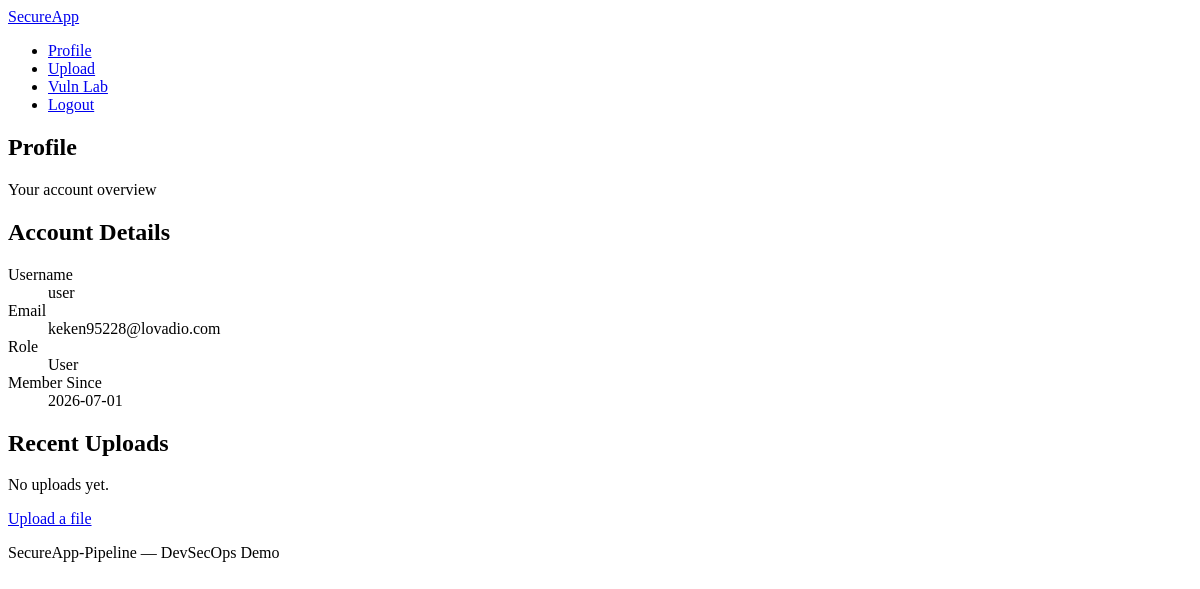
/profile (signed in), run on an earlier commit of the app's database.
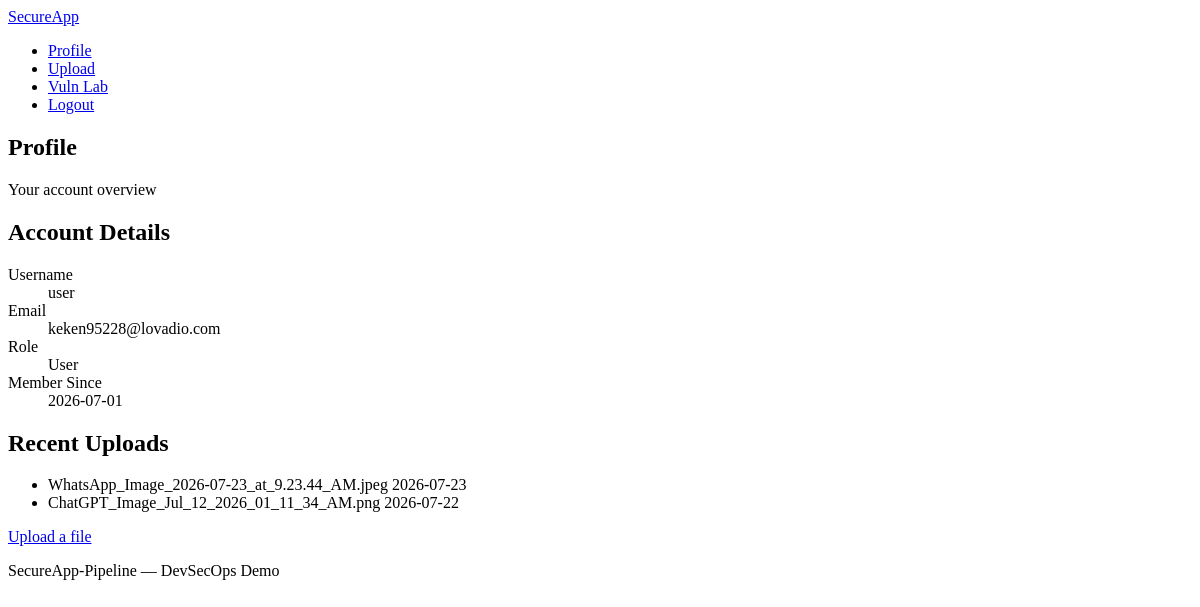
And on a later commit of the database.
### tables this page shows
CREATE TABLE uploads (
            id INTEGER PRIMARY KEY AUTOINCREMENT,
            user_id INTEGER NOT NULL,
            filename TEXT NOT NULL,
            stored_name TEXT NOT NULL,
            uploaded_at TEXT NOT NULL,
            FOREIGN KEY (user_id) REFERENCES users (id)
        );

### app.py (the view)
@app.route("/profile")
@login_required
def profile():
    uploads = get_db().execute(
        """
        SELECT filename, uploaded_at
        FROM uploads
        WHERE user_id = ?
        ORDER BY uploaded_at DESC
        LIMIT 10
        """,
        (g.user["id"],),
    ).fetchall()
    return render_template("profile.html", user=g.user, uploads=uploads)

### app.py (called while the page is built)
def get_db():
    if "db" not in g:
        g.db = sqlite3.connect(DATABASE)
        g.db.row_factory = sqlite3.Row
    return g.db

def login_required(view):
    @wraps(view)
    def wrapped_view(**kwargs):
        if "user_id" not in session:
            flash("Please log in to continue.", "warning")
            return redirect(url_for("login"))
        return view(**kwargs)
    return wrapped_view

def current_user():
    if "user_id" not in session:
        return None
    return get_db().execute(
        "SELECT id, username, email, is_admin, created_at FROM users WHERE id = ?",
        (session["user_id"],),
    ).fetchone()

@app.before_request
def start_timer():
    request.start_time = time.time()

@app.after_request
def after_request(response):
    REQUEST_COUNT.labels(
        request.method,
        request.path
    ).inc()
    if hasattr(request, "start_time"):
        REQUEST_LATENCY.observe(
            time.time() - request.start_time
        )
    return response

@app.before_request
def load_logged_in_user():
    g.user = current_user()

### templates/profile.html (shortened to what this page needs)
{% extends "base.html" %}
{% block content %}
<section class="page-header">
    <h1>Profile</h1>
    <p class="subtitle">Your account overview</p>
</section>
<div class="card-grid">
    <article class="card">
        <h2>Account Details</h2>
        <dl class="detail-list">
            <dt>Username</dt>
            <dd>{{ user.username }}</dd>
            <dt>Email</dt>
            <dd>{{ user.email }}</dd>
            <dt>Role</dt>
            <dd>{{ "Administrator" if user.is_admin else "User" }}</dd>
            <dt>Member Since</dt>
            <dd>{{ user.created_at[:10] }}</dd>
        </dl>
    </article>
    <article class="card">
        <h2>Recent Uploads</h2>
        {% if uploads %}
            <ul class="item-list">
                {% for upload in uploads %}
                    <li>
                        <span>{{ upload.filename }}</span>
                        <time>{{ upload.uploaded_at[:10] }}</time>
                    </li>
                {% endfor %}
            </ul>
        {% else %}
            <p class="empty-state">No uploads yet.</p>
        {% endif %}
        <a href="{{ url_for('upload') }}" class="btn btn-secondary">Upload a file</a>
    </article>
</div>
{% endblock %}

What changed in the data, as far as the page shows it:
added uploads: filename "WhatsApp_Image_2026-07-23_at_9.23.44_AM.jpeg", uploaded_at "2026-07-23"
added uploads: filename "ChatGPT_Image_Jul_12_2026_01_11_34_AM.png", uploaded_at "2026-07-22"
Also different on the page:
text no longer shown: "No uploads yet."
